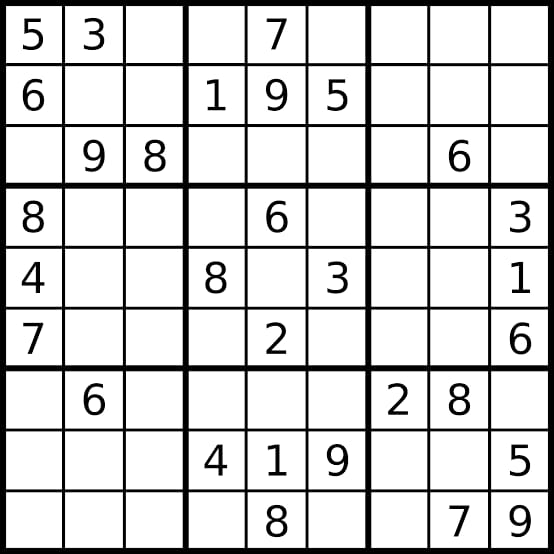
#> input picture xa.jpeg, 554 x 554 px, found by its file name
$ python Chapter9-FindCoordinate.py
#> lines starting #> are read from the running program, lines starting #| are printed output that depends on the picture; after the words box and inside, x2 and y2 are one past the last pixel; in counts of white or black regions, pixels touching at a corner belong together
# find the coorrdinate of counter Using OpenCV

# Python code to find the co-ordinates of
# the contours detected in an image.
import numpy as np
import cv2

# Reading image
font = cv2.FONT_HERSHEY_COMPLEX
img2 = cv2.imread("/Users/abhishekraj/Downloads/xa.jpeg", cv2.IMREAD_COLOR)
#> img2 is the input picture: shape (554, 554, 3); min 0, max 255, mean 211.7

# Reading same image in another
# variable and converting to gray scale.
img = cv2.imread("/Users/abhishekraj/Downloads/xa.jpeg", cv2.IMREAD_GRAYSCALE)
#> img: shape (554, 554); min 0, max 255, mean 211.7

# Converting image to a binary image
# ( black and white only image).
_, threshold = cv2.threshold(img, 110, 255, cv2.THRESH_BINARY)
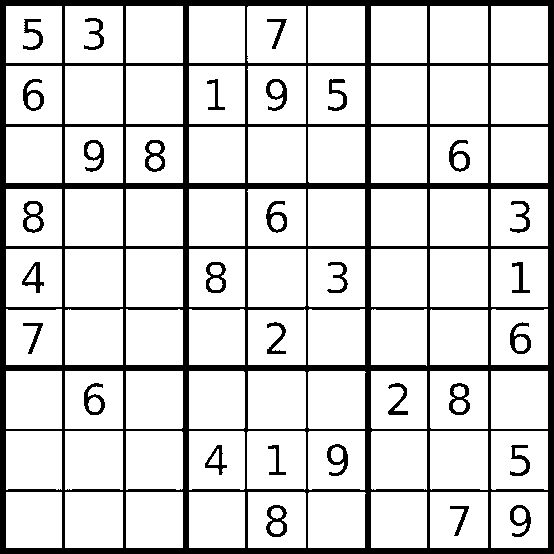
#> threshold: shape (554, 554); 83.4% white; 31 black regions

# Detecting contours in image.
contours, _= cv2.findContours(threshold, cv2.RETR_TREE,
							cv2.CHAIN_APPROX_SIMPLE)
#> contours = 132 contours; largest, box (x1, y1, x2, y2) and area: (247, 431, 306, 490) 3306, (430, 431, 488, 490) 3258, (65, 431, 123, 490) 3256, (247, 66, 306, 124) 3250, (65, 371, 123, 429) 3249

# Going through every contours found in the image.
for cnt in contours :

	approx = cv2.approxPolyDP(cnt, 0.009 * cv2.arcLength(cnt, True), True)

	# draws boundary of contours.
	cv2.drawContours(img2, [approx], 0, (0, 0, 255), 5)

	# Used to flatted the array containing
	# the co-ordinates of the vertices.
	n = approx.ravel()
	i = 0

	for j in n :
		if(i % 2 == 0):
			x = n[i]
			y = n[i + 1]

			# String containing the co-ordinates.
			string = str(x) + " " + str(y)

			if(i == 0):
				# text on topmost co-ordinate.
				cv2.putText(img2, "Arrow tip", (x, y),
								font, 0.5, (255, 0, 0))
			else:
				# text on remaining co-ordinates.
				cv2.putText(img2, string, (x, y),
						font, 0.5, (0, 255, 0))
		i = i + 1
#> this loop made 132 passes
#> n on passes 1, 4, 6, 7, 8, 12, 13, 14, 15, 16, 18, 19: [491, 492, 491, 547, 547, 547, 547, 492], [430, 492, 430, 547, 487, 547, 487, 492], [371, 492, 371, 547, 426, 547, 426, 492], [308, 493, 308, 547, 364, 547, 364, 492], [248, 492, 248, 547, 305, 547, 304, 492], [189, 492, 189, 547, 244, 547, 244, 492], [126, 492, 126, 547, 182, 547, 182, 492], [65, 492, 65, 547, 122, 547, 122, 492], [6, 492, 6, 547, 61, 547, 61, 492], [491, 431, 491, 488, 547, 489, 547, 431], [430, 431, 430, 488, 487, 489, 487, 431], [372, 431, 371, 488, 426, 489, 426, 431]
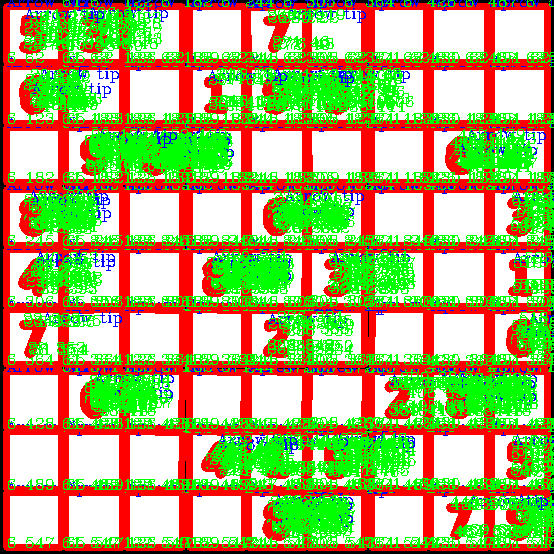
#> img2: shape (554, 554, 3); mean B, G, R 107.6, 171.1, 173.9

# Showing the final image.
cv2.imshow("counter", img2)

# Exiting the window if 'q' is pressed on the keyboard.
if cv2.waitKey(0) & 0xFF == ord('q'):
#> (key q is pressed here)
	cv2.destroyAllWindows()

$ run again, with shape.jpeg copied over xa.jpeg
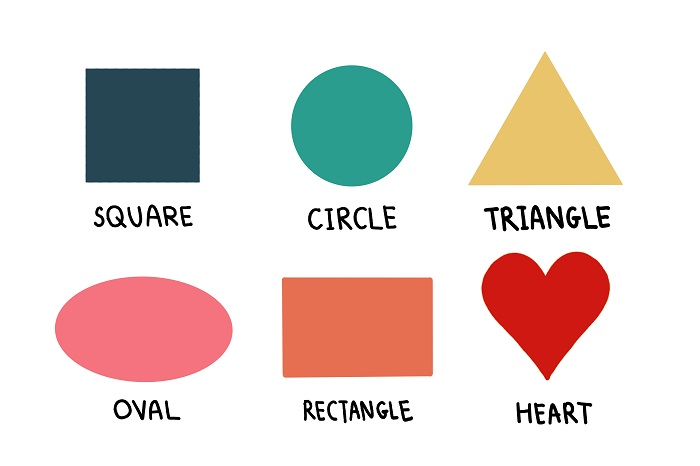
#> input picture shape.jpeg, 700 x 466 px, found by its file name
#> img2 is the input picture: shape (466, 700, 3); mean B, G, R 214.2, 218.1, 230.9
#> `_, threshold = cv2.threshold(img, 110, 255, cv2.THRESH_BINARY)`:
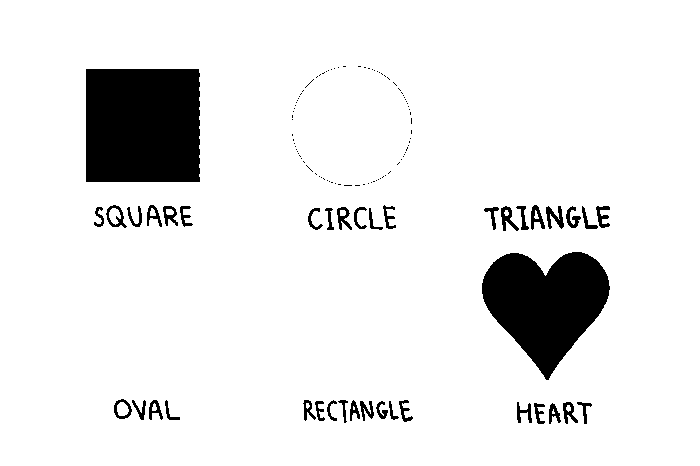
#> threshold: shape (466, 700); 91.5% white; 125 black regions (85 under 20 px)
#> contours = 177 contours, 131 with area under 20; largest, box (x1, y1, x2, y2) and area: (0, 0, 700, 466) 325035, (85, 68, 201, 183) 13064, (481, 251, 611, 381) 10294, (105, 204, 128, 229) 345, (113, 398, 133, 420) 304
#> the loop `for cnt in contours : ` made 177 passes
#> n on passes 1, 15, 33: [0, 0, 0, 465, 699, 465, 699, 0], [353, 406, 353, 409, 354, 409, 354, 407], [340, 210, 340, 215, 344, 215, 345, 214, 345, 211, 344, 210]
#> after the loop `for cnt in contours :`:
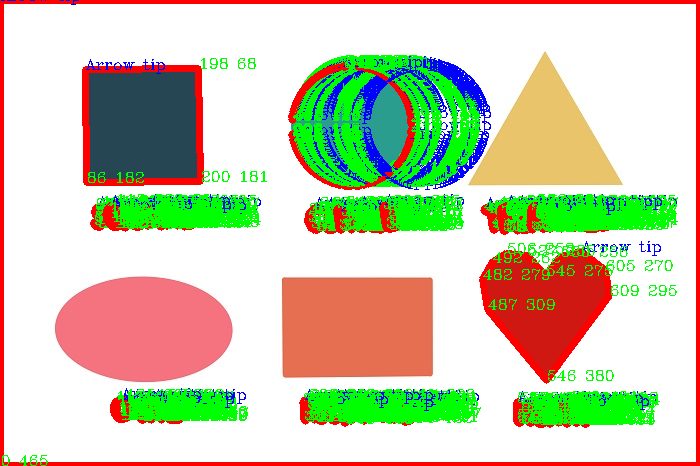
#> img2: shape (466, 700, 3); mean B, G, R 176.4, 204.8, 204.4
